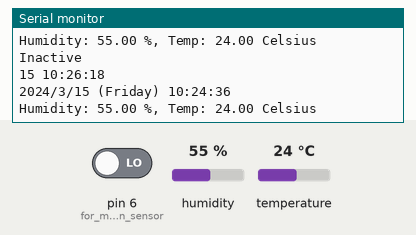
Recording of a sketch running on a simulated Arduino Leonardo, built with avr-gcc and run on an emulated ATmega32U4. On the bench: the last lines printed to the serial monitor. The inputs (shaded band) are chosen by the test bench; at power-on: pin 6 (for_motion_sensor) LOW, humidity 55 %, temperature 24 °C. The local clock reads 2024-03-15 10:24:30 at power-on unless the sketch sets it.

Above: at 6.8 s.
6.9 s: pin 6 (for_motion_sensor) driven HIGH
At 8.9 s:
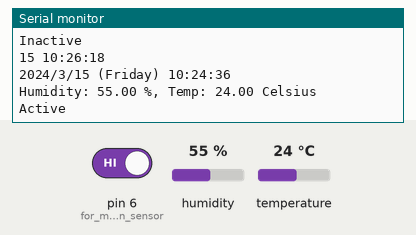
15.5 s: humidity set to 22 %
At 21.8 s:
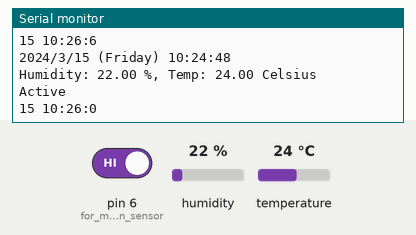
22.2 s: temperature set to 12 °C
At 32.4 s:
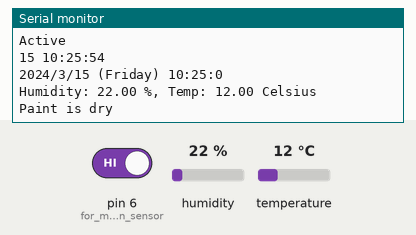
33.6 s: humidity set to 40 %
At 36.7 s:
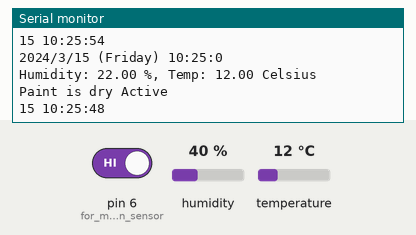
Timing chart, 0 to 38.2 s (numbered marks = the images above; inputs shaded):
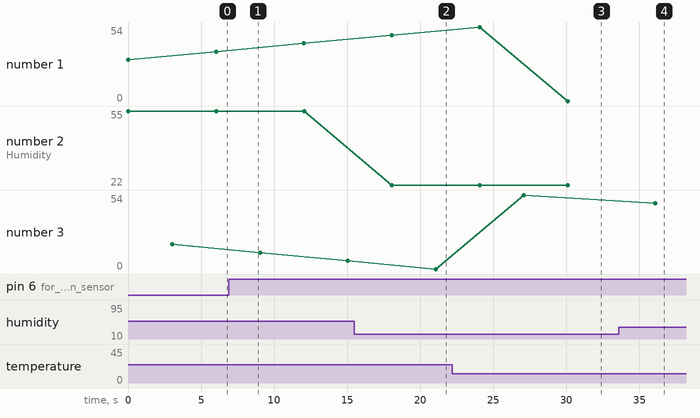

The sketch:

notifyDryTester.ino
```cpp
#include <SimpleTimer.h>
#include <Time.h>


//Libraries
#include <DHT.h>
// Date and time functions using a DS1307 RTC connected via I2C and Wire lib
#include <Wire.h>
#include "RTClib.h"

//Constants
#define DHTPIN 2     // what pin we're connected to
#define DHTTYPE DHT22   // DHT 22  (AM2302)
DHT dht(DHTPIN, DHTTYPE); // Initialize DHT sensor for normal 16mhz Arduino

//Variables
float hum;  //Stores humidity value
float temp; //Stores temperature value

RTC_PCF8523 rtc;

char daysOfTheWeek[7][12] = {"Sunday", "Monday", "Tuesday", "Wednesday", "Thursday", "Friday", "Saturday"};
int dryState = 1;
int wetState = 2;
int currentState;
int x = 2;
int y = 0;
float b = 0;


void setup() {
  // put your setup code here, to run once:
  dht.begin();  //for temp and humidity

  pinMode(6, INPUT);  //for motion sensor
  while (!Serial) {
      delay(1);  // for Leonardo/Micro/Zero
   }

  Serial.begin(9600);


//rest of set up is for time
if (! rtc.begin()) {
    Serial.println("Couldn't find RTC");
    while (1);
  }

  if (! rtc.initialized()) {
    Serial.println("RTC is NOT running!");
    // following line sets the RTC to the date & time this sketch was compiled
    // rtc.adjust(DateTime(F(__DATE__), F(__TIME__)));
    // This line sets the RTC with an explicit date & time, for example to set
    // January 21, 2014 at 3am you would call:
    // rtc.adjust(DateTime(2014, 1, 21, 3, 0, 0));
  }
  //DateTime now = rtc.now();
  //DateTime dryTimer (now + TimeSpan(0,0,x,y));


}

void loop() {
  //code to start a timer
//calculate a general time for when the paint will have dried which is 0 days, 0 hours 25 mins
 b = b + 12;
float z = 0-b;


 DateTime now = rtc.now();
DateTime startTime (now + TimeSpan(0, 0, 0, 0));
DateTime dryTimer (now + TimeSpan(0,0,x,z));
    Serial.print(now.year(), DEC);
    Serial.print('/');
    Serial.print(now.month(), DEC);
    Serial.print('/');
    Serial.print(now.day(), DEC);
    Serial.print(" (");
    Serial.print(daysOfTheWeek[now.dayOfTheWeek()]);
    Serial.print(") ");
    Serial.print(now.hour(), DEC);
    Serial.print(':');
    Serial.print(now.minute(), DEC);
    Serial.print(':');
    Serial.print(now.second(), DEC);
    Serial.println();

  //Read data and store it to variables hum and temp
    hum = dht.readHumidity();
    temp= dht.readTemperature();

 //Print temp and humidity values to serial monitor
    Serial.print("Humidity: ");
    Serial.print(hum);
    Serial.print(" %, Temp: ");
    Serial.print(temp);
    Serial.println(" Celsius");
    delay(2000); //Delay 2 sec.


    //perfect conditions
if (temp > 10){
  if (hum > 60 and hum < 80){

  DateTime dryTimer (dryTimer + TimeSpan(0, 0, x, y));
 }
 else{
 DateTime dryTimer (dryTimer + TimeSpan(0, 0,x + 5, y));
 }
}
else {
  if (hum > 60 and hum < 80){

  DateTime dryTimer (dryTimer + TimeSpan(0, 0,x + 5, y));
 }
 else {
    DateTime dryTimer (dryTimer + TimeSpan(0, 0,x + 10, y));
 }

}


if ( now.minute() >= dryTimer.minute() ){
  Serial.print("Paint is dry ");
  int currrentState = 1;
      digitalWrite(LED_BUILTIN, HIGH);   // turn the LED on (HIGH is the voltage level)
      delay(1000);                       // wait for a second
      digitalWrite(LED_BUILTIN, LOW);    // turn the LED off by making the voltage LOW
      delay(1000);                           // wait for a second
      digitalWrite(LED_BUILTIN, HIGH);   // turn the LED on (HIGH is the voltage level)
      delay(1000);                       // wait for a second
}
else {
  currentState = wetState;
}

 if (digitalRead(6) == HIGH) {
    Serial.println("Active");
    if (currentState == wetState){
      //code to set alarm
    }
    else{ //when motion is detected but paint is not wet the LED will flash
      digitalWrite(LED_BUILTIN, HIGH);   // turn the LED on (HIGH is the voltage level)
      delay(1000);                       // wait for a second
      digitalWrite(LED_BUILTIN, LOW);    // turn the LED off by making the voltage LOW
      delay(1000);                           // wait for a second
      digitalWrite(LED_BUILTIN, HIGH);   // turn the LED on (HIGH is the voltage level)
      delay(1000);                       // wait for a second
    }
  }
  else {
    Serial.println("Inactive");
  }
  delay(1000);


    Serial.print(dryTimer.day(), DEC);
    Serial.print(' ');
    Serial.print(dryTimer.hour(), DEC);
    Serial.print(':');
    Serial.print(dryTimer.minute(), DEC);
    Serial.print(':');
    Serial.print((dryTimer.second()), DEC);
    Serial.println();

    Serial.println();
    delay(3000);


}
```

Measured:
- after the input at 6.9 s, the serial monitor: prints a new line after 1.1 s (image 1)
- after the input at 15.5 s, the serial monitor: prints a new line after 2.6 s (image 2)
- after the input at 22.2 s, the serial monitor: prints a new line after 1.9 s (image 3)
- plotted number 2: 55 → 22 after the input at 15.5 s, 22 → 40 after the input at 33.6 s
